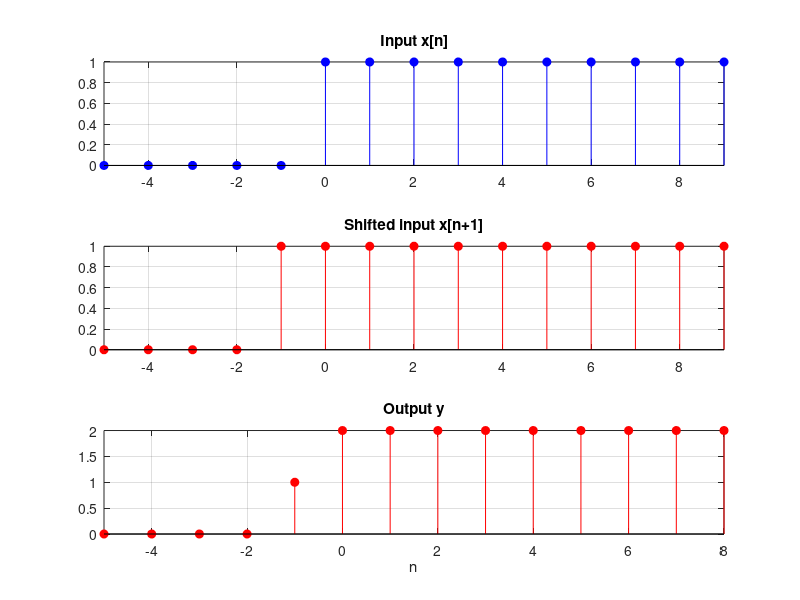

Recreate this plot in MATLAB. (Note: this script raises an error after producing the figure.)
%% Task 1.1
n = -5:5;
% Definitions
x1 = n == 0;
x2 = (2 * n) == 0;
y1 = sin((pi / 2) .* x1);
y2 = sin((pi / 2) .* x2);
y_add = y1 + y2; % Sum of y
x = x1 + x2;
y = sin((pi / 2) .* x); % Additive y

% Plots
subplot(211)
stem(n, y_add, 'filled', 'b')
title('Output: y1[n] + y2[n]')
grid
subplot(212)
stem(n, y, 'filled', 'r')
title('Output: y[n] for x1[n] + x2[n]')
grid
xlabel('n')

%% Task 1.2
n = -5:9;
% Definitions
x = n >= 0;
x_shifted = (n + 1) >= 0;
y = x + x_shifted;

% Plots
subplot(311)
stem(n, x, 'filled', 'b')
title('Input x[n]')
grid
axis([-5 9 0 1])
subplot(312)
stem(n, x_shifted, 'filled', 'r')
title('Shifted input x[n+1]')
axis([-5 9 0 1])
grid
subplot(313)
stem(n, y, 'filled', 'r')
title('Output y')
axis([-5 8 0 2])
grid
xlabel('n')

%% Task 1.3
n_def = -5:5;
% Definitions
x = (n >= -1) - (n > 1);
n1 = 0.5 * n_def;
n2 = (0.5 * n_def) + 1;
n1_p = 0.5 * (n_def + 1);
y = x;

% Plots
subplot(311)
stem(n1, y, 'filled', 'b')
title('y1 = x1[2n]')
grid
subplot(312)
stem(n2, y, 'filled', 'r')
title('y2 = x1[2n-1]')
grid
subplot(313)
stem(n1_p, y, 'filled', 'm')
title('y1_p = y[n-1]')
grid
xlabel('n')

%% Task 2.1
x_n = [1 2 3 4 5];
y_n = [1 1 1 1 1];

lhs = conv(x_n, y_n)
rhs = conv(y_n, x_n)

if lhs == rhs
    disp('Commutative property holds.')
end

%% Task 2.2
x = imread('image.jpg');
h1_n = [0.25 0.5 0.25];
h2_n = [0.25; 0.5; 0.25];

% x[n] * (h1[n] * h2[n]) = (x[n] * h1[n]) * h2[n]
h3_n = convn(h1_n, h2_n);
lhs = convn(x, h3_n);
size_lhs = size(lhs)
h4_n = convn(x, h1_n);
rhs = convn(h4_n, h2_n);
size_rhs = size(rhs)

if lhs == rhs
    disp('Associative property holds.')
end